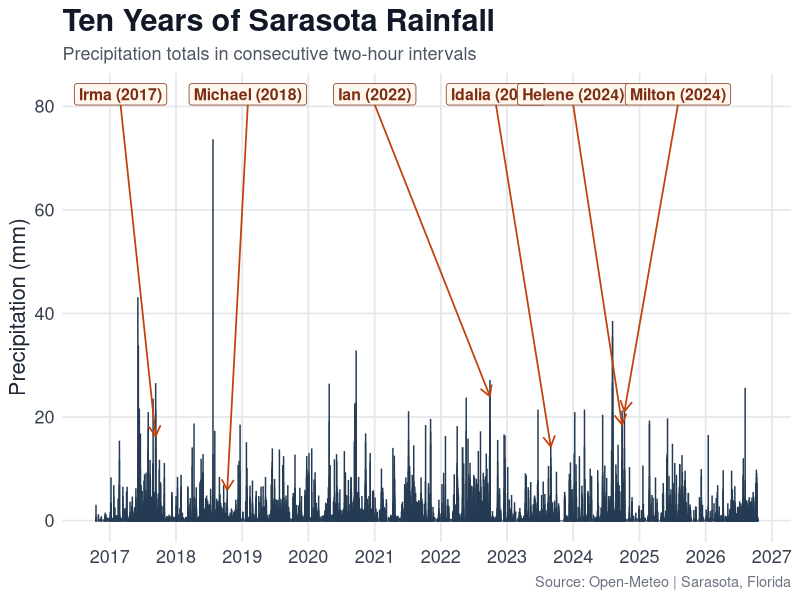

Reproduce this figure in R.
library(ggplot2)
library(readr)

weather <- read_csv("sarasota_hourly_weather.csv", show_col_types = FALSE)
weather$time <- as.POSIXct(
  weather$time,
  format = "%Y-%m-%dT%H:%M",
  tz = "America/New_York"
)

weather$interval_start <- weather$time[(seq_len(nrow(weather)) - 1L) %/% 2L * 2L + 1L]
two_hour <- aggregate(precipitation ~ interval_start, data = weather, FUN = sum)

storms <- data.frame(
  name = c(
    "Irma (2017)", "Michael (2018)", "Ian (2022)",
    "Idalia (2023)", "Helene (2024)", "Milton (2024)"
  ),
  target_time = as.POSIXct(
    c("2017-09-10", "2018-10-10", "2022-09-28",
      "2023-08-30", "2024-09-26", "2024-10-09"),
    format = "%Y-%m-%d",
    tz = "America/New_York"
  ),
  label_time = as.POSIXct(
    c("2017-03-01", "2019-02-01", "2021-01-01",
      "2022-11-01", "2024-01-01", "2025-08-01"),
    format = "%Y-%m-%d",
    tz = "America/New_York"
  )
)

storms$target_precipitation <- NA_real_
for (i in seq_len(nrow(storms))) {
  day_bins <- which(as.Date(two_hour$interval_start) == as.Date(storms$target_time[i]))
  target_bin <- day_bins[which.max(two_hour$precipitation[day_bins])]
  storms$target_time[i] <- two_hour$interval_start[target_bin]
  storms$target_precipitation[i] <- two_hour$precipitation[target_bin]
}
storms$label_height <- max(two_hour$precipitation, na.rm = TRUE) * 1.12

plot <- ggplot(two_hour, aes(x = interval_start, y = precipitation)) +
  geom_col(width = 2 * 60 * 60, fill = "#243b53", color = "#243b53") +
  geom_segment(
    data = storms,
    aes(
      x = label_time,
      y = label_height - 2,
      xend = target_time,
      yend = target_precipitation
    ),
    inherit.aes = FALSE,
    color = "#c2410c",
    linewidth = 0.6,
    arrow = grid::arrow(length = grid::unit(0.12, "inches"))
  ) +
  geom_label(
    data = storms,
    aes(x = label_time, y = label_height, label = name),
    inherit.aes = FALSE,
    size = 4,
    fontface = "bold",
    color = "#7c2d12",
    fill = "#fff7ed",
    linewidth = 0.3
  ) +
  scale_x_datetime(
    date_breaks = "1 year",
    date_labels = "%Y",
    timezone = "America/New_York"
  ) +
  labs(
    title = "Ten Years of Sarasota Rainfall",
    subtitle = "Precipitation totals in consecutive two-hour intervals",
    x = NULL,
    y = "Precipitation (mm)",
    caption = "Source: Open-Meteo | Sarasota, Florida"
  ) +
  theme_minimal(base_size = 13) +
  theme(
    plot.background = element_rect(fill = "#ffffff", color = NA),
    panel.background = element_rect(fill = "#ffffff", color = NA),
    panel.grid.minor = element_blank(),
    panel.grid.major = element_line(color = "#e5e7eb"),
    axis.text = element_text(color = "#374151", size = 13),
    axis.title = element_text(color = "#1f2937", size = 16),
    plot.title = element_text(color = "#111827", face = "bold", size = 22),
    plot.subtitle = element_text(color = "#4b5563"),
    plot.caption = element_text(color = "#6b7280")
  )

ggsave("sarasota-weather.png", plot, width = 14, height = 6, dpi = 180)
